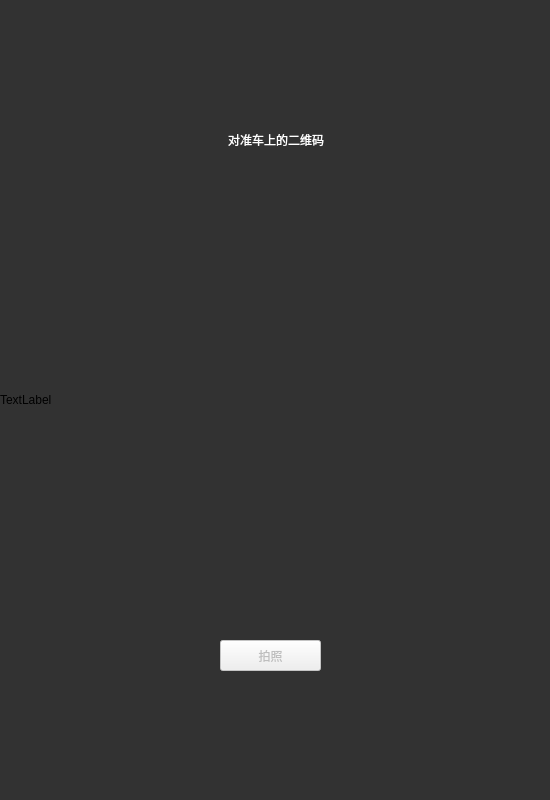
<?xml version="1.0" encoding="UTF-8"?>
<ui version="4.0">
 <class>ScanQRCodeDialog</class>
 <widget class="QDialog" name="ScanQRCodeDialog">
  <property name="geometry">
   <rect>
    <x>0</x>
    <y>0</y>
    <width>550</width>
    <height>800</height>
   </rect>
  </property>
  <property name="windowTitle">
   <string>扫描二维码</string>
  </property>
  <widget class="QStackedWidget" name="stackedWidget">
   <property name="geometry">
    <rect>
     <x>25</x>
     <y>200</y>
     <width>500</width>
     <height>400</height>
    </rect>
   </property>
   <property name="sizePolicy">
    <sizepolicy hsizetype="Preferred" vsizetype="Preferred">
     <horstretch>1</horstretch>
     <verstretch>0</verstretch>
    </sizepolicy>
   </property>
   <property name="palette">
    <palette>
     <active>
      <colorrole role="Base">
       <brush brushstyle="SolidPattern">
        <color alpha="255">
         <red>255</red>
         <green>255</green>
         <blue>255</blue>
        </color>
       </brush>
      </colorrole>
      <colorrole role="Window">
       <brush brushstyle="SolidPattern">
        <color alpha="255">
         <red>145</red>
         <green>145</green>
         <blue>145</blue>
        </color>
       </brush>
      </colorrole>
     </active>
     <inactive>
      <colorrole role="Base">
       <brush brushstyle="SolidPattern">
        <color alpha="255">
         <red>255</red>
         <green>255</green>
         <blue>255</blue>
        </color>
       </brush>
      </colorrole>
      <colorrole role="Window">
       <brush brushstyle="SolidPattern">
        <color alpha="255">
         <red>145</red>
         <green>145</green>
         <blue>145</blue>
        </color>
       </brush>
      </colorrole>
     </inactive>
     <disabled>
      <colorrole role="Base">
       <brush brushstyle="SolidPattern">
        <color alpha="255">
         <red>145</red>
         <green>145</green>
         <blue>145</blue>
        </color>
       </brush>
      </colorrole>
      <colorrole role="Window">
       <brush brushstyle="SolidPattern">
        <color alpha="255">
         <red>145</red>
         <green>145</green>
         <blue>145</blue>
        </color>
       </brush>
      </colorrole>
     </disabled>
    </palette>
   </property>
   <property name="currentIndex">
    <number>0</number>
   </property>
   <widget class="QWidget" name="viewfinderPage">
    <layout class="QGridLayout" name="gridLayout_5">
     <item row="0" column="0">
      <widget class="QRCodeCameraViewfinder" name="viewfinder" native="true">
       <property name="minimumSize">
        <size>
         <width>480</width>
         <height>300</height>
        </size>
       </property>
       <property name="maximumSize">
        <size>
         <width>480</width>
         <height>300</height>
        </size>
       </property>
      </widget>
     </item>
    </layout>
   </widget>
   <widget class="QWidget" name="previewPage">
    <layout class="QGridLayout" name="gridLayout_4">
     <item row="0" column="0">
      <widget class="QLabel" name="lastImagePreviewLabel">
       <property name="sizePolicy">
        <sizepolicy hsizetype="Preferred" vsizetype="MinimumExpanding">
         <horstretch>0</horstretch>
         <verstretch>0</verstretch>
        </sizepolicy>
       </property>
       <property name="frameShape">
        <enum>QFrame::Box</enum>
       </property>
       <property name="text">
        <string/>
       </property>
      </widget>
     </item>
    </layout>
   </widget>
  </widget>
  <widget class="QPushButton" name="captureButton">
   <property name="enabled">
    <bool>false</bool>
   </property>
   <property name="geometry">
    <rect>
     <x>220</x>
     <y>640</y>
     <width>101</width>
     <height>31</height>
    </rect>
   </property>
   <property name="text">
    <string>拍照</string>
   </property>
  </widget>
  <widget class="QLabel" name="backgroundLabel">
   <property name="geometry">
    <rect>
     <x>0</x>
     <y>0</y>
     <width>550</width>
     <height>800</height>
    </rect>
   </property>
   <property name="styleSheet">
    <string notr="true">background-color: rgb(50, 50, 50);</string>
   </property>
   <property name="text">
    <string>TextLabel</string>
   </property>
  </widget>
  <widget class="QWidget" name="horizontalLayoutWidget">
   <property name="geometry">
    <rect>
     <x>10</x>
     <y>100</y>
     <width>531</width>
     <height>80</height>
    </rect>
   </property>
   <layout class="QHBoxLayout" name="horizontalLayout">
    <item>
     <spacer name="horizontalSpacer">
      <property name="orientation">
       <enum>Qt::Horizontal</enum>
      </property>
      <property name="sizeHint" stdset="0">
       <size>
        <width>40</width>
        <height>20</height>
       </size>
      </property>
     </spacer>
    </item>
    <item>
     <widget class="QLabel" name="label">
      <property name="styleSheet">
       <string notr="true">color: rgb(255, 255, 255);
font: 12pt &quot;Adobe Arabic&quot;;</string>
      </property>
      <property name="text">
       <string>对准车上的二维码</string>
      </property>
     </widget>
    </item>
    <item>
     <spacer name="horizontalSpacer_2">
      <property name="orientation">
       <enum>Qt::Horizontal</enum>
      </property>
      <property name="sizeHint" stdset="0">
       <size>
        <width>40</width>
        <height>20</height>
       </size>
      </property>
     </spacer>
    </item>
   </layout>
  </widget>
  <zorder>backgroundLabel</zorder>
  <zorder>stackedWidget</zorder>
  <zorder>captureButton</zorder>
  <zorder>horizontalLayoutWidget</zorder>
 </widget>
 <customwidgets>
  <customwidget>
   <class>QRCodeCameraViewfinder</class>
   <extends>QWidget</extends>
   <header>qrcodecameraviewfinder.h</header>
   <container>1</container>
  </customwidget>
 </customwidgets>
 <resources/>
 <connections/>
</ui>
